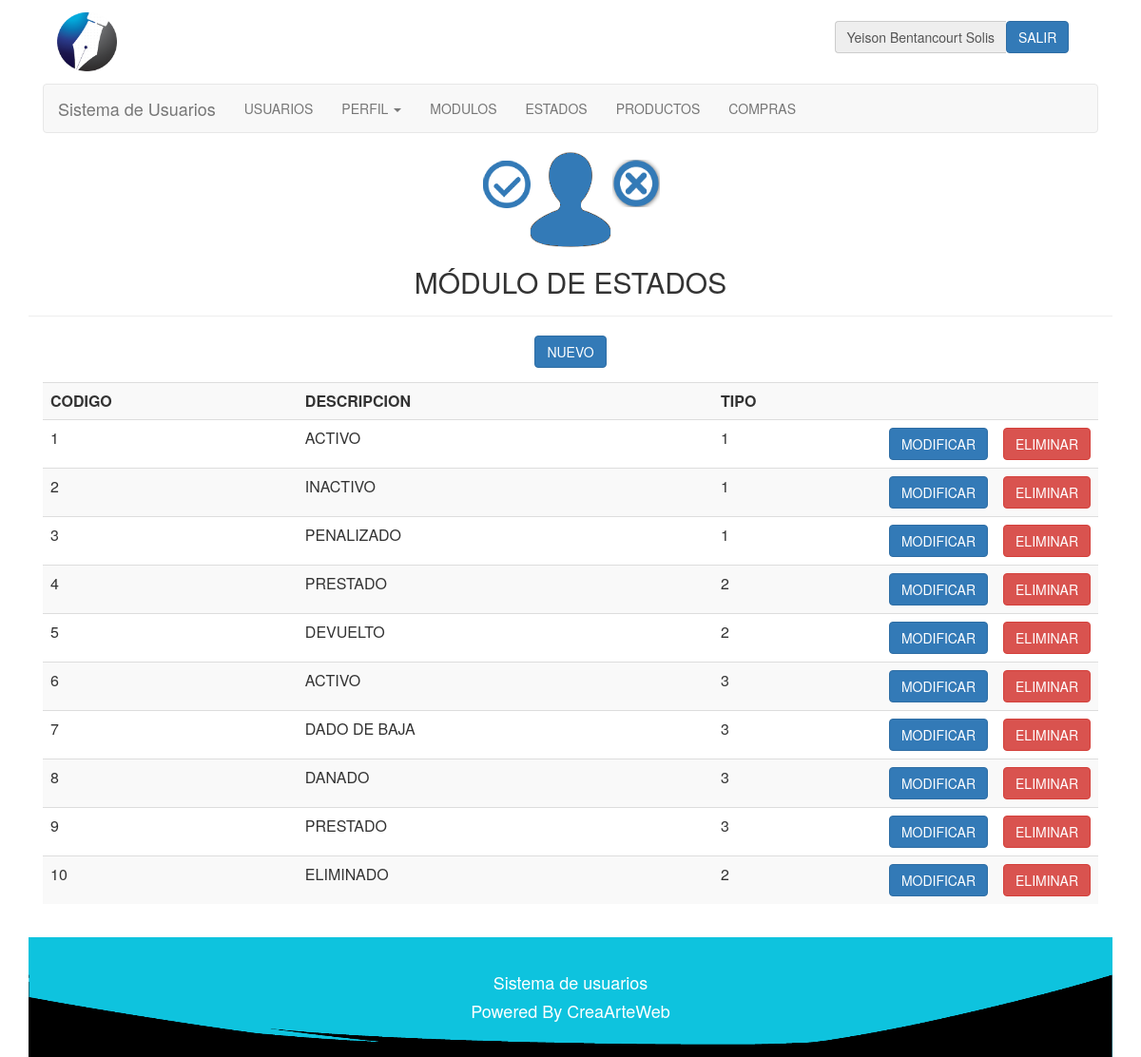
The app's page /php/estados/estados.php (signed in) with its own data.
### tables this page shows
CREATE TABLE IF NOT EXISTS `modulo` (
  `codigomodulo` int(10) NOT NULL,
  `descripcion` varchar(40) NOT NULL,
  `ruta` varchar(40) NOT NULL,
  `tipo` int(2) NOT NULL COMMENT '1-normal, 2-submenu, 3-principal submenu',
  PRIMARY KEY (`codigomodulo`)
);

CREATE TABLE IF NOT EXISTS `estado` (
  `codigoestado` int(3) NOT NULL AUTO_INCREMENT,
  `descripcion` varchar(30) NOT NULL,
  `tipo` int(3) NOT NULL COMMENT '1-estados usuarios, 2-estado de prestamos, 3-estados de recurso',
  PRIMARY KEY (`codigoestado`)
);

### php/lib/session.php (called while the page is built, shortened)
<?php
	include("../class/Usuario.php");
	include("../class/Modulo.php");
	include("../class/Estado.php");
	if (!isset($_SESSION["iniciada"]))
	{
		header( "location:../lib/logout.php" );
	}
	else
	{
		$miUsuario = unserialize( $_SESSION['miUsuario'] );
	}
?>

### php/class/Usuario.php (called while the page is built, shortened)
<?php
	class Usuario
	{
		private $perfil;
		function getPerfil()
		{
			return $this->perfil;
		}
	}
?>

### php/class/Modulo.php (called while the page is built, shortened)
<?php
	class Modulo
	{
		var $conexion;
		function setConexion ( $conexion )
		{
			$this -> conexion = $conexion;
		}
		function consultarUnModulo( $id )
		{
			$query = "SELECT *
					FROM modulo
					WHERE codigomodulo=$id";
			$this -> conexion -> conectar();
			$this -> conexion -> consultarRegistro( $query );
			$matrix = $this -> conexion->getMatrix();
			return $matrix;
		}
		function consultarModulosPerfil( $perfil )
		{
			$query = "SELECT * FROM perfilmodulo WHERE codigoperfil = '$perfil' ORDER BY codigomodulo";
			$this -> conexion -> conectar();
			$this -> conexion -> consultarRegistro( $query );
			$matrix = $this -> conexion->getMatrix();
			return $matrix;
		}
		function consultarSubmodulosRecursos( )
		{
			$query = "SELECT * FROM modulo WHERE tipo = 2 ORDER BY codigomodulo";
			$this -> conexion -> conectar();
			$this -> conexion -> consultarRegistro( $query );
			$matrix = $this -> conexion->getMatrix();
			return $matrix;
		}
	}
?>

### php/lib/conexion.php (called while the page is built, shortened)
<?php
	class Conexion
	{
		private $servidor;
		private $usuario;
		private $enlace;
		private $consulta;
		function Conexion( $servidor, $bd, $usuario, $pass )
		{
			$this->servidor = $servidor;
			$this->bd = $bd;
			$this->usuario = $usuario;
		}
		function conectar()
		{
			$this->enlace = mysql_connect( $this->servidor, $this->usuario);
		}
		function consultarRegistro( $query )
		{
			$this->consulta = mysql_query( $query, $this->enlace );
		}
		function getMatrix()
		{
			$matrix = array();
			while( $row = mysql_fetch_array( $this->consulta ) )
			{
				$matrix[] = $row;
			}
			return $matrix;
		}
	}
?>

### php/class/Estado.php (called while the page is built, shortened)
<?php
	class Estado
	{
		var $conexion;
		function setConexion ( $conexion )
		{
			$this -> conexion = $conexion;
		}
		function consultarEstados( )
		{
			$query = "SELECT * FROM estado ORDER BY codigoestado";
			$this -> conexion -> conectar();
			$this -> conexion -> consultarRegistro( $query );
			$matrix = $this -> conexion->getMatrix();
			return $matrix;
		}
	}
?>

### php/estados/estados.php (the view, shortened to what this page needs)
<?php
	include("../lib/session.php");
?>
<html>
	<head>
		<link href = "../../css/estilo.css" rel="stylesheet" type="text/css" />
		<link href="../../css/bootstrap.min.css" rel="stylesheet" type="text/css">
	</head>
	<body>
		<div class="container">
			<div class="col-lg-12 col-md-12 col-sm-12 col-xs-12" id='cabecera'>
				<?php
					include('../lib/barraUsuario.php');
				?>
			</div>
			<div class="col-lg-12 col-md-12 col-sm-12 col-xs-12" id='menu'>
				<?php
					include('../lib/menu.php');
				?>
			</div>
			<div class="page-header" align = "center">
				<image src='../../img/estado.png'>
				<h2>MÓDULO DE ESTADOS</h2>
			</div>
			<div align="center" class="class="col-lg-12 col-md-12 col-sm-12 col-xs-12"">
				<button type="button" class="btn btn-primary" data-toggle="modal" data-target="#myModal">
					NUEVO
				</button>
			</div>
			<div class="panel-body">
				<div class="table-responsive">
					<table align = "center" cellpadding = "10px" class = "table table-striped table-hover">
						<tr align = "center">
							<th>CODIGO</th>
							<th>DESCRIPCION</th>
							<th>TIPO</th>
							<th style="width:20px;"> </th>
							<th style="width:20px;"> </th>
						</tr>
						<?php
							$miEstado = new Estado( "", "", "" );
							$miEstado->setConexion( $conexion );
							$estados = $miEstado -> consultarEstados();
							if( $estados )
							foreach( $estados as $estado )
							{
								echo
								"<tr>
									<td>$estado[0]</td>
									<td>$estado[1]</td>
									<td>$estado[2]</td>
									<td><a href='modificarEstado.php?codigoConsulta=$estado[0]'><button type='button' class='btn btn-primary'>MODIFICAR</button></a></td>
									<td><button type='button' class='btn btn-danger' data-toggle='modal' data-target='#modalModulo$estado[0]'>ELIMINAR</button></td>
								</tr>";
							}
						?>
					</table>
				</div>
			</div>
			<div id="footer" class="col-lg-12 col-md-12 col-sm-12 col-xs-12">
				<?php
					include('../lib/footer.php');
				?>
			</div>
		</div>
	<body>
</html>

### php/lib/menu.php (shortened to what this page needs)
<nav class="navbar navbar-default">
	<div class="container-fluid">
		<div class="navbar-header">
		  	<a class="navbar-brand" href="../lib/home.php">
			  	Sistema de Usuarios
		  	</a>
		</div>
		<div class="collapse navbar-collapse" id="bs-example-navbar-collapse-1">
			<ul class="nav navbar-nav">
				<?php
					$miModulo = new Modulo( "", "", "", "" );
					$miModulo -> setConexion( $conexion );
					$modulosPerfil = $miModulo -> consultarModulosPerfil( $miUsuario->getPerfil() );
					if( $modulosPerfil )
					foreach( $modulosPerfil as $moduloP )
					{
						$modulo = $miModulo->consultarUnModulo( $moduloP[2] );
						if( $modulo )
						foreach( $modulo as $modulo2 )
						{
							if( $modulo2['3'] == 1  )
							{
								echo "<li class='divider-vertical'><a href='".$modulo2['2']."'>".$modulo2['1']."</a></li>";
							}
							if( $modulo2['3'] == 3  )
							{
								echo
									"<li class='dropdown' id='menu1'>
										<a class='dropdown-toggle' data-toggle='dropdown' href='#menu1'>".$modulo2['1']."
											<b class='caret'></b>
										</a>
									<ul class='dropdown-menu'>
										<li><a href='".$modulo2['2']."'>".$modulo2['1']."</a></li>";
										echo"
									</ul>
								</li>";
							}
						}
					}
				?>
		  	</ul>
		</div>
	</div>
</nav>

### css/estilo.css (style rules this page uses)
#footer { background-color: #0EC3DE; background-repeat: no-repeat; background-position: center; padding: 2em 0 2em 0; text-align: center; background-image: url('../img/footer.png'); background-size: 100% 100%; color: #FFF; }

### records on screen
modulo: descripcion "USUARIOS"
modulo: descripcion "PERFIL"
modulo: descripcion "MODULOS"
modulo: descripcion "ESTADOS"
modulo: descripcion "PRODUCTOS"
modulo: descripcion "COMPRAS"
estado: codigoestado "1", descripcion "ACTIVO", tipo "1"
estado: codigoestado "2", descripcion "INACTIVO", tipo "1"
estado: codigoestado "3", descripcion "PENALIZADO", tipo "1"
estado: codigoestado "4", descripcion "PRESTADO", tipo "2"
estado: codigoestado "5", descripcion "DEVUELTO", tipo "2"
estado: codigoestado "6", descripcion "ACTIVO", tipo "3"
estado: codigoestado "7", descripcion "DADO DE BAJA", tipo "3"
estado: codigoestado "8", descripcion "DANADO", tipo "3"
estado: codigoestado "9", descripcion "PRESTADO", tipo "3"
estado: codigoestado "10", descripcion "ELIMINADO", tipo "2"

### other values on screen
$miUsuario -> getNombre() "Yeison"
$miUsuario -> getApellido() "Bentancourt Solis"
